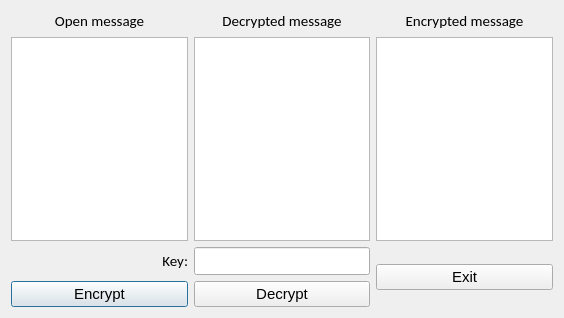
<?xml version="1.0" encoding="UTF-8"?>
<ui version="4.0">
 <class>Vigenere</class>
 <widget class="QDialog" name="Vigenere">
  <property name="geometry">
   <rect>
    <x>0</x>
    <y>0</y>
    <width>564</width>
    <height>318</height>
   </rect>
  </property>
  <property name="windowTitle">
   <string>Dialog</string>
  </property>
  <layout class="QGridLayout" name="gridLayout">
   <item row="0" column="2">
    <widget class="QLabel" name="label_3">
     <property name="font">
      <font>
       <family>Calibri</family>
       <pointsize>11</pointsize>
      </font>
     </property>
     <property name="text">
      <string>Encrypted message</string>
     </property>
     <property name="alignment">
      <set>Qt::AlignCenter</set>
     </property>
    </widget>
   </item>
   <item row="1" column="0">
    <widget class="QPlainTextEdit" name="MessageplainTextEdit">
     <property name="font">
      <font>
       <pointsize>11</pointsize>
      </font>
     </property>
    </widget>
   </item>
   <item row="0" column="1">
    <widget class="QLabel" name="label_2">
     <property name="font">
      <font>
       <family>Calibri</family>
       <pointsize>11</pointsize>
      </font>
     </property>
     <property name="text">
      <string>Decrypted message</string>
     </property>
     <property name="alignment">
      <set>Qt::AlignCenter</set>
     </property>
    </widget>
   </item>
   <item row="1" column="1">
    <widget class="QTextBrowser" name="DecryptedtextBrowser">
     <property name="font">
      <font>
       <pointsize>11</pointsize>
      </font>
     </property>
    </widget>
   </item>
   <item row="1" column="2">
    <widget class="QPlainTextEdit" name="EncryptedplainTextEdit">
     <property name="font">
      <font>
       <pointsize>11</pointsize>
      </font>
     </property>
    </widget>
   </item>
   <item row="0" column="0">
    <widget class="QLabel" name="label">
     <property name="font">
      <font>
       <family>Calibri</family>
       <pointsize>11</pointsize>
      </font>
     </property>
     <property name="text">
      <string>Open message</string>
     </property>
     <property name="alignment">
      <set>Qt::AlignCenter</set>
     </property>
    </widget>
   </item>
   <item row="2" column="0">
    <widget class="QLabel" name="label_4">
     <property name="font">
      <font>
       <family>Calibri</family>
       <pointsize>11</pointsize>
      </font>
     </property>
     <property name="text">
      <string>Key:</string>
     </property>
     <property name="alignment">
      <set>Qt::AlignRight|Qt::AlignTrailing|Qt::AlignVCenter</set>
     </property>
    </widget>
   </item>
   <item row="2" column="1">
    <widget class="QLineEdit" name="KeylineEdit">
     <property name="font">
      <font>
       <family>Calibri</family>
       <pointsize>11</pointsize>
      </font>
     </property>
    </widget>
   </item>
   <item row="3" column="0">
    <widget class="QPushButton" name="EncryptpushButton">
     <property name="font">
      <font>
       <pointsize>11</pointsize>
      </font>
     </property>
     <property name="text">
      <string>Encrypt</string>
     </property>
    </widget>
   </item>
   <item row="3" column="1">
    <widget class="QPushButton" name="DecryptpushButton">
     <property name="font">
      <font>
       <pointsize>11</pointsize>
      </font>
     </property>
     <property name="text">
      <string>Decrypt</string>
     </property>
    </widget>
   </item>
   <item row="2" column="2" rowspan="2">
    <widget class="QPushButton" name="ExitpushButton">
     <property name="font">
      <font>
       <pointsize>11</pointsize>
      </font>
     </property>
     <property name="text">
      <string>Exit</string>
     </property>
    </widget>
   </item>
  </layout>
 </widget>
 <resources/>
 <connections/>
</ui>
